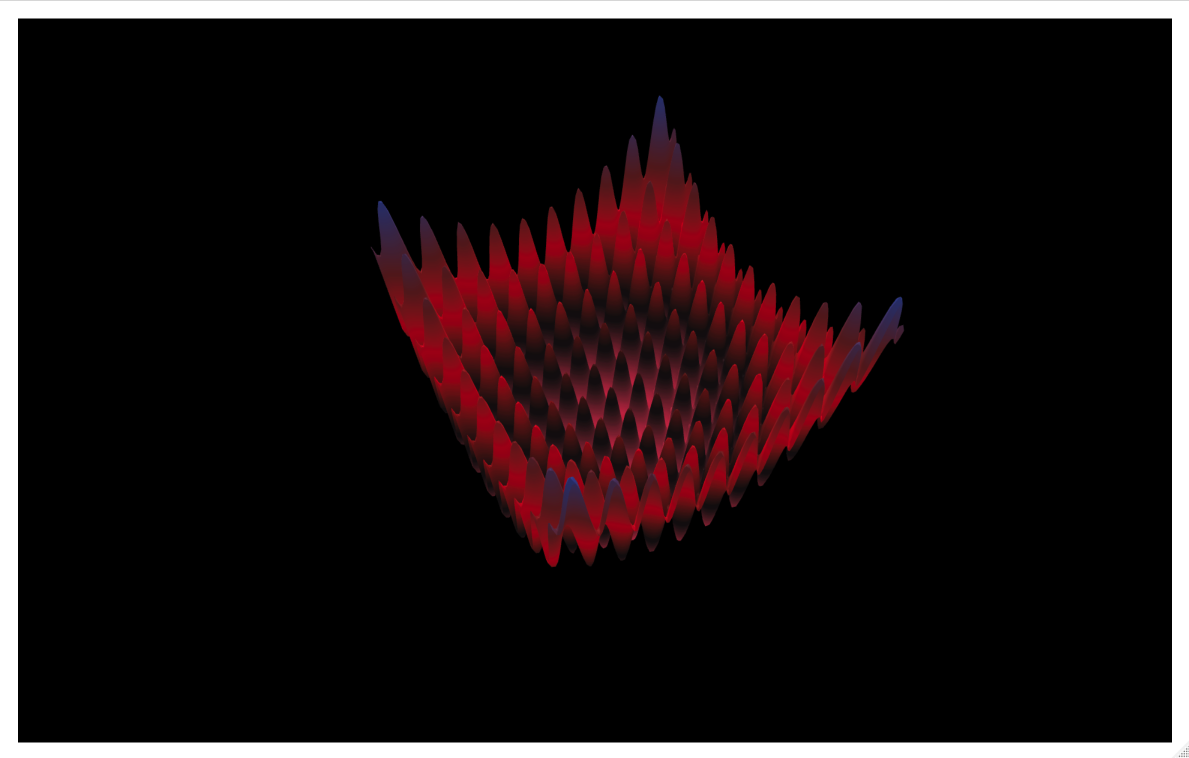

The script that drew this image:
# https://en.wikipedia.org/wiki/Test_functions_for_optimization#Test_functions_for_multi-objective_optimization

# rastrigin function

source('optimization/functions.R')

library(dplyr)
d = data.frame(x=seq(-5.12, 5.12, length.out = 100),
               y=seq(-5.12, 5.12, length.out = 100)) %>%
  arrange(x)
zmat = apply(expand.grid(d), 1, function(x) rastrigin(x[1], x[2])) %>% matrix(100, 100, byrow = T)


a <- list(
  visible=FALSE
)

library(plotly)

plot_ly(x=d$x, y=d$y, z=zmat, 
        type = 'surface', 
        colors = NineteenEightyR::cobra(), hoverinfo='none') %>% 
  hide_colorbar() %>% 
  lazerhawk::theme_blank() %>% 
  layout(plot_bgcolor='black',
         paper_bgcolor='black',
         scene = list(xaxis = a,
                      yaxis = a,
                      zaxis = a
         )
  )
